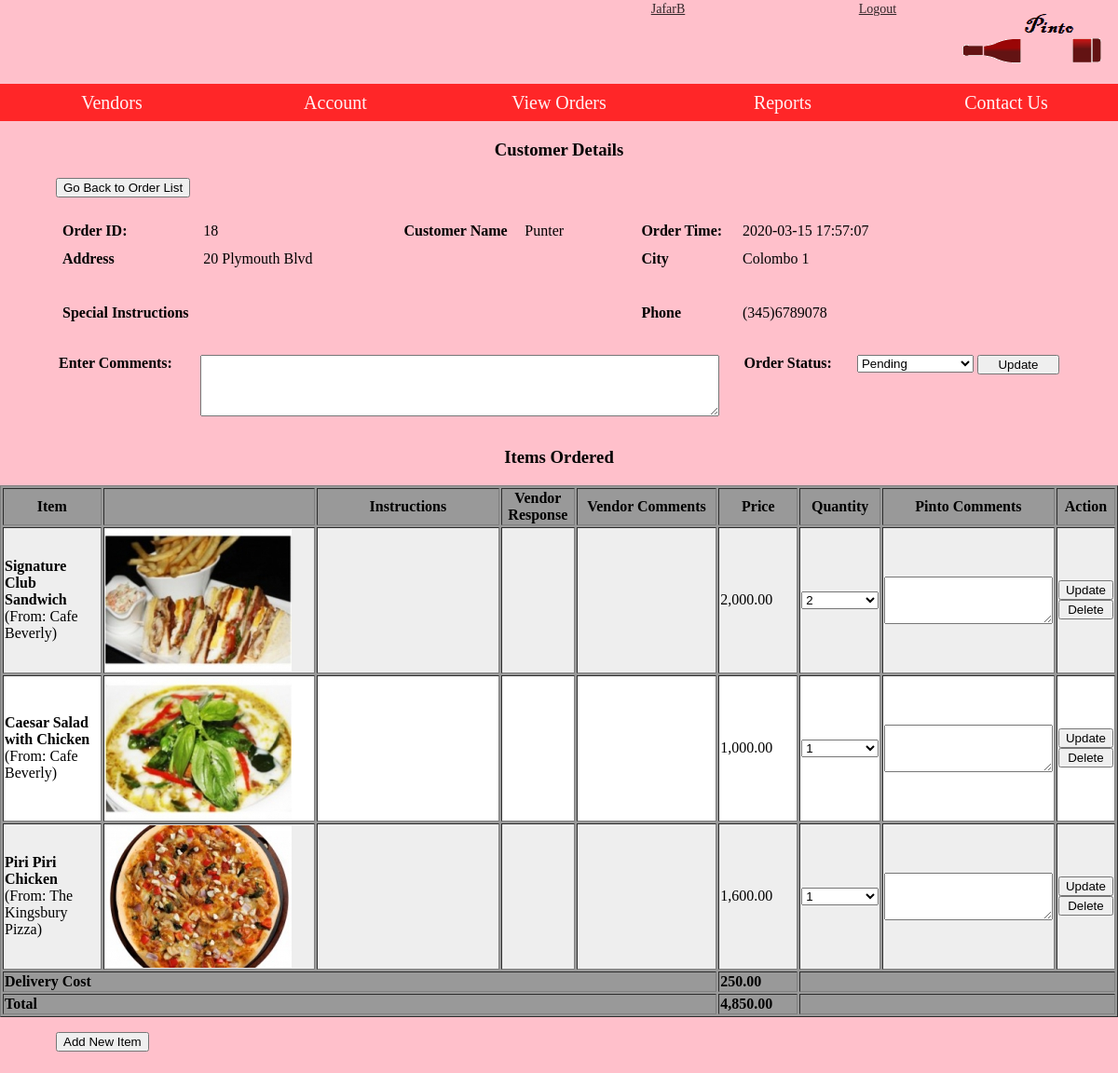
/source/orderprocess.php?id=18 (signed in), run on the app's committed database.
### tables this page shows
CREATE TABLE `orders` (
  `order_id` int(10) UNSIGNED NOT NULL,
  `order_total` decimal(8,2) NOT NULL,
  `order_cust` varchar(50) NOT NULL,
  `order_address` varchar(255) NOT NULL,
  `order_city` enum('Colombo 1','Colombo 2','Colombo 3','Colombo 4','Colombo 5','Colombo 6','Colombo 7','Colombo 8','Colombo 9','Colombo 10','Colombo 11','Colombo 12','Colombo 13','Colombo 14','Colombo 15') NOT NULL,
  `order_phone` varchar(13) NOT NULL,
  `order_time` datetime NOT NULL,
  `order_instructions` text DEFAULT NULL,
  `comments` text DEFAULT NULL,
  `order_status` enum('Pending','Confirmed','Cancelled','Delivered') NOT NULL DEFAULT 'Pending',
  `status_updatetime` datetime DEFAULT NULL,
  `cust_id` int(10) UNSIGNED DEFAULT NULL
);

CREATE TABLE `order_product` (
  `order_id` int(10) UNSIGNED NOT NULL,
  `product_id` int(10) UNSIGNED NOT NULL,
  `unit_price` decimal(8,2) NOT NULL,
  `quantity` tinyint(3) UNSIGNED NOT NULL DEFAULT 0,
  `cust_instructions` varchar(255) DEFAULT NULL,
  `vendor_response` enum('Accept','Reject') DEFAULT NULL,
  `vendor_comments` varchar(255) DEFAULT NULL,
  `comments` text DEFAULT NULL,
  `pinto_comments` varchar(255) DEFAULT NULL
);

CREATE TABLE `products` (
  `product_id` int(10) UNSIGNED NOT NULL,
  `product_name` varchar(50) NOT NULL,
  `product_desc` text DEFAULT NULL,
  `product_price` decimal(8,2) NOT NULL,
  `product_dateadded` datetime NOT NULL,
  `comments` text DEFAULT NULL,
  `product_isactive` enum('0','1') NOT NULL DEFAULT '1',
  `product_dateinactive` datetime DEFAULT NULL,
  `availability` enum('0','1') NOT NULL DEFAULT '1',
  `vendor_id` int(10) UNSIGNED NOT NULL
);

CREATE TABLE `vendor` (
  `vendor_id` int(10) UNSIGNED NOT NULL,
  `vendor_name` varchar(50) NOT NULL,
  `vendor_address` varchar(255) NOT NULL,
  `vendor_city` enum('Colombo 1','Colombo 2','Colombo 3','Colombo 4','Colombo 5','Colombo 6','Colombo 7','Colombo 8','Colombo 9','Colombo 10','Colombo 11','Colombo 12','Colombo 13','Colombo 14','Colombo 15') NOT NULL,
  `vendor_joindate` datetime NOT NULL,
  `vendor_phone` varchar(13) NOT NULL,
  `vendor_email` varchar(50) DEFAULT NULL,
  `comments` text DEFAULT NULL,
  `vendor_isactive` enum('0','1') NOT NULL DEFAULT '1',
  `vendor_dateinactive` datetime DEFAULT NULL,
  `weekday_start` time DEFAULT NULL,
  `weekday_end` time DEFAULT NULL,
  `sat_start` time DEFAULT NULL,
  `sat_end` time DEFAULT NULL,
  `sun_start` time DEFAULT NULL,
  `sun_end` time DEFAULT NULL
);

### source/functions.php (called while the page is built, shortened)
<?php
function get_vendorname($id){
	global $db;
	$query = 'SELECT vendor_name FROM vendor WHERE vendor_id='.$id;
	$result = mysqli_query($db,$query)or die(mysqli_error($db));
	$row = mysqli_fetch_assoc($result);
	extract($row);
	return $vendor_name;
}
?>

### source/orderprocess.php (the view, shortened to what this page needs)
<?php
include 'dbconnect.php';
include 'functions.php';
?>
<html>
<head>
</head>
<body>
<?php
include 'NavMenu.php';
$order_id = $_GET['id'];
$query = 'SELECT * FROM orders WHERE order_id='.$order_id;
$result = mysqli_query($db,$query) or die(mysqli_error($db));
$row = mysqli_fetch_assoc($result);
extract($row);
?>
<h3>Customer Details</h3>
	<div class="LineButtons">
	<form action="admin_orderlist.php" method="POST">
	<input type="submit" name="submit" value="Go Back to Order List" style="float: left;"/>
	</form>
	</div>
	<table width="90%" align="center" cellpadding="5">
	<tr>
		<td width="14%"><b>Order ID:</b></td>
		<td width="20%"><?php echo $order_id; ?></td>
		<td width="12%"><b>Customer Name</b></td>
		<td><?php echo $order_cust; ?><br/><?php echo ($cust_id===NULL)? '':'(Cust ID: '.$cust_id.')'; ?></td>
		<td width="10%"><b>Order Time:</b></td>
		<td><?php echo $order_time; ?></td>
	</tr><tr>
		<td><b>Address</b></td>
		<td colspan="3"><?php echo $order_address; ?></td>
		<td><b>City</b></td>
		<td><?php echo $order_city; ?></td>
	</tr><tr>
		<tr height="80">
		<td><b>Special Instructions</b></td>
		<td colspan="3"><?php echo htmlspecialchars($order_instructions); ?></td>
		<td><b>Phone</b></td>
		<td><?php echo $order_phone; ?></td>
	</tr></table>
	<table width="90%" align="center">
	<tr style="vertical-align:top;">
		<form action="orderprocess.php?id=<?php echo $order_id; ?>" method="POST">
		<td width="14%"><b>Enter Comments:</b></td>
		<td width="30%"><textarea name="comments" rows="4" cols="67"><?php echo htmlspecialchars($comments); ?></textarea></td>
		<td style="text-align:center;"><b>Order Status:</b></td>
		<td><select name="order_status">
			<option value="Pending" <?php echo ($order_status=='Pending')? 'selected="selected"':''; ?> >Pending</option>
			</select>
		</td><td>
			<input type="submit" name="submit" value="Update" />
		</td>
		</form>
	</tr>
	</table>
<?php
$query = 'SELECT order_product.*, products.product_id, products.product_name, products.product_price, products.vendor_id FROM order_product, products
				WHERE order_product.product_id=products.product_id AND order_id='.$order_id;
$result = mysqli_query($db,$query) or die(mysqli_error($db));
?>
<h3>Items Ordered</h3>
	<table border="1" width="100%" align="center" style="background-color: #999;">
	<tr>
		<th width="10%">Item</th>
		<th width="20%"></th>
		<th width="20%">Instructions</th>
		<th width="7%">Vendor Response</th>
		<th width="15%">Vendor Comments</th>
		<th width="8%">Price</th>
		<th width="8%">Quantity</th>
		<th width="15%">Pinto Comments</th>
		<th width="7%">Action</th>
	</tr>
<?php
$odd = true;
while($row=mysqli_fetch_assoc($result)){
	echo ($odd==true)? '<tr class="odd_row">':'<tr class="even_row">';
	extract($row);
	echo '<td><b>'.$product_name.'</b><br/>(From: '.get_vendorname($vendor_id).')</td>';
	echo '<td><img src="images/products/thumbs/'.$product_id.'.jpg"></td>';
	echo '<td>'.$cust_instructions.'</td>';
	echo ($vendor_response=='Reject')? '<td style="color:red;">':'<td>';
	echo '<b>'.$vendor_response.'</b></td>';
	echo '<td>'.$vendor_comments.'</td>';
	echo '<td>'.number_format($quantity*$unit_price,2).'</td>';
	if(($order_status=='Pending')||($order_status=='Confirmed')){
		echo '<form action="orderprocess.php?id='.$order_id.'" method="POST">';
		echo '<td>';
		echo '<select name="quantity">';
		for($num=1; $num<31; $num++){
			if($num==$quantity){
				echo '<option value="'.$num.'" selected="selected">'.$num.'</option>';
			} else {
				echo '<option value="'.$num.'">'.$num.'</option>';
			}
		}
		echo '</select>';
		echo '</td>';
		echo '<td>';
		echo '<textarea name="pinto_comments" rows="3">'.htmlspecialchars($pinto_comments).'</textarea>';
		echo '</td>';
		echo '<td>';
		echo '<input type="submit" name="submit" value="Update" />';
		echo '<br/>';
		echo '<input type="submit" name="submit" value="Delete" onclick="return confirm(\'Are you sure you want to delete this record?\')"/>';
		echo '</td>';
		echo '</form>';
	} else {
		echo '<td>'.$quantity.'</td>';
		echo '<td>'.$pinto_comments.'</td><td></td>';
	}
	echo '</tr>';
	$odd = !$odd;
}
if(mysqli_num_rows($result)>0){
	echo '<tr>';
	echo '<td colspan="5"><b>Delivery Cost</b></td>';
	echo '<td><b>'.number_format(250,2).'</b></td>';
	echo '<td colspan="3"></td>';
	echo '</tr>';
}
	echo '<tr>';
	echo '<td colspan="5"><b>Total</b></td>';
	echo '<td><b>'.number_format($order_total,2).'</b></td>';
	echo '<td colspan="3"></td>';
	echo '</tr>';
echo '</table>';
if((isset($_POST['submit'])&&($_POST['submit']=='Add New Item'))||isset($error)){
	echo '<h3>Add New Item</h3>';
	if(isset($error)){
		echo '<div class="LineButtons2" style="color:red; font-weight:bold;">'.$error.'</div>';
	}
?>
	<table width="90%" align="center">
		<form action="orderprocess.php?id=<?php echo $order_id; ?>" method="POST">
	<tr>
		<td><b>Select Vendor</b></td>
		<td width="30%"><select id="vendor" name="vendor_id" onchange="populate(this.id,'product')">
			<option value=""></option>
<?php
	$query = 'SELECT vendor_id, vendor_name
			FROM vendor
			WHERE vendor_isactive = "1"';
	$result = mysqli_query($db,$query) or die(mysqli_error($db));
	while($row=mysqli_fetch_assoc($result)){
		extract($row);
		echo '<option value="'.$vendor_id.'">'.$vendor_name.'</option>';
	}
?>
			</select></td>
		<td width="10%" style="text-align:right;"><b>Select Item</b></td>
		<td width="30%"><select id="product" name="product_id">
			<option value=""></option>
<?php
	$query = 'SELECT *
			FROM products
			WHERE product_isactive="1"';
	$result = mysqli_query($db,$query) or die(mysqli_error($db));
	while($row=mysqli_fetch_assoc($result)){
		extract($row);
		echo '<option value="'.$product_id.'" class="v'.$vendor_id.'">'.$product_name.'</option>';
	}
?>
			</select></td>
		<td style="text-align:right;"><b>Select Quantity</b></td>
		<td><select name="quantity">
<?php
	for($num=1; $num<31; $num++){
			echo '<option value="'.$num.'">'.$num.'</option>';
	}
?>
			</select></td>
	</tr><tr>
		<td><b>Customer Instructions</b></td>
		<td colspan="3"><textarea name="cust_instructions" rows="4" cols="107"></textarea></td>
		<td colspan="2"></td>
	</tr>
	<tr>
		<td><input type="submit" name="submit" value="Cancel" /></td>
		<td colspan="3"></td>
		<td colspan="2"><input type="submit" name="submit" value="Add" /></td>
	</tr>
	</form>
	</table>
<?php
} else {
?>
	<div class="LineButtons">
	<form action="orderprocess.php?id=<?php echo $order_id; ?>" method="POST">
	<input type="submit" name="submit" value="Add New Item" style="float: left;"/>
	</form>
	</div>
<?php
}

### source/style.css (style rules this page uses)
body { background-color:#ffc0cb; margin: 150px 0px 0px 0px; }

### source/orderprocess.php (style rules this page uses)
h2, h3 { text-align: center; }
h3 { margin-top: 30px; }
.LineButtons { width: 90%; margin-left: auto; margin-right: auto; margin-bottom: 60px; }
table select { width: 100%; box-sizing: border-box; }
table input { width: 100%; box-sizing: border-box; }
table { clear: both; }
th { background-color: #999; }
.odd_row { background-color: #EEE; }
.even_row { background-color: #FFF; }

### data on the page
orders: order_id "18", order_cust "Punter", order_time "2020-03-15 17:57:07", order_address "20 Plymouth Blvd", order_city "Colombo 1", order_phone "(345)6789078", order_status "Pending", order_total "4,850.00"
order_product: product.product_name "Signature Club Sandwich", product.vendor_name "Cafe Beverly", shows a picture, $quantity*$unit_price "2,000.00", quantity "2"
order_product: product.product_name "Caesar Salad with Chicken", product.vendor_name "Cafe Beverly", shows a picture, $quantity*$unit_price "1,000.00", quantity "1"
order_product: product.product_name "Piri Piri Chicken", product.vendor_name "The Kingsbury Pizza", shows a picture, $quantity*$unit_price "1,600.00", quantity "1"

### other printed values
$_SESSION['username'] "JafarB"
250 "250.00"
